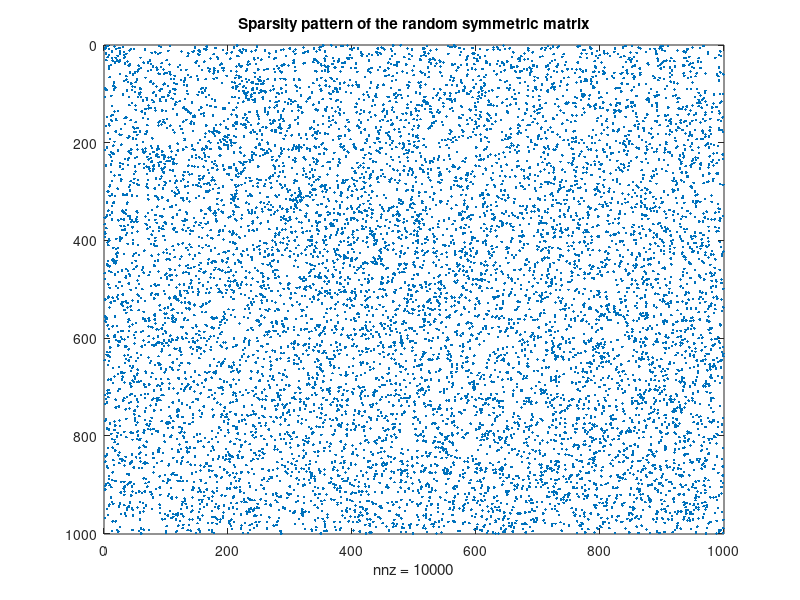

Here is the MATLAB script that generated this plot: (Note: this script raises an error after producing the figure.)
% ACM 11: Introduction to MATLAB

%% Week 5: Eigenvalues, Matix Decompositions, SVD, Regression Analysis
%%         Vectorization, Debugging, and Profiling.

%% Eigenvalues
close all; clear; clc;
% Matlab has a good eigenvalue solver called "eig". This is different than
% "eigs" (which we will cover below; the "s" stands for "sparse", and
% not to pluralize "eig").  "eig" does different things, depending on the
% number of outputs:
% - If we only have one output, it just returns the eigenvalues in a vector.
% - If we have two outputs, it gives the eigenvalues (this time, as the
%   diagonal of a matrix), as well as the eigenvectors.
clear;
A = randn(3);
%The eigenvalues of A are:
lambda=eig(A)
% (recall that eigenvalues of a real matrix are allowed to be complex; if
% the matrix is symmetric, then we're guaranteed to get real
% eignevalues).

[V,D] = eig(A)
% The eigenvalues of A are on the diagonal of matrix D and the eigenvectors
% are the columns of matrix V, so that A*V = V*D.

% Remark: If you don't need the eigenvectors, don't ask for them!
% It will slow down the computation.

%% Eigenvalues for sparse matrices
clear; clc; close all;
% The command "eigs" finds only the few largest (or smallest) eigenvalues
% of a matrix.  It uses an entirely different kind of algorithm; this
% algorithm is very well-suited to sparse matrices.  Here, we'll
% demonstrate with a very large sparse matrix.
B = sprandsym(1000,.01);    % this is a 1000 x 1000 sparse symmetric matrix
                            % 1% of its entries are randomly selected to
                            % be nonzero; on those entries, the value is
                            % chosen from a uniform distribution.
spy(B); title('Sparsity pattern of the random symmetric matrix');
% Now, ask for the top and bottom 5 eigenvalues:
% (by "top", we mean those with the greatest magnitude)

disp('largest eigenvalues:')
D = eigs(B,5)
% eigs(B) returns a vector of B's six largest magnitude eigenvalues
disp('smallest eigenvalues:')
D = eigs(B,5,'sm')  % "sm" stands for smalest magnitude

% Remark: you can use this command to also get the eigenvectors, e.g.,
% [V,D] = eigs(B,5)

%% Matrix Decompositions
close all;clear;clc;

A = rand(3)+eye(3);

% PLU decomposition
[L,U,P]=lu(A) % the permuted LU decomposition  P*A=L*U

% Cholesky Decompostions
% If A is symmetrix, positive definite (v^T A V > 0 for any lambda neq 0)
% then A = U'U
U=chol(A) % produces an upper triangular matrix U, satisfying U'*U=A.
          % chol assumes that A is symmetric. If it is not, chol uses the
          % transpose of the upper triangle as the lower triangle.
          % Matrix A must be positive definite: x'*A*x>0 for none zero x.
L = chol(A, 'lower') % L is lower triangular, L*L'=A.

% Orthogonal-triangular decomposition
[Q,R] = qr(A)  %  produces an upper triangular matrix R and an
               %  othogonal matrix Q so that A = Q*R.
               %  This decomposition can be also used for solving linear
               %  systems: it is more computationally expensive than PLU
               %  decomposition, but more numerically stable.

%% Singular Value Decomposition (SVD) - the king of matrix decompositions
%{
The SVD is vaguely like a generalization of the eigenvalue decomposition;
it gives slightly different information, and it is also more general
(i.e. it applies to non-square matrices).
We factor a matrix A as the product of three matrices: A = U*S*V'.
If A is m-by-n, then
- U is m-by-m, unitary U*U'=U'*U=I (orthogonal if real, unitary if complex)
- S is m-by-n, it is zero except on the diagonal. The nonzero diagonal
  entries of S are called the singular values, and they are always real
  and positive. By convention, they are always listed in decreasing order.
- V' is n-by-n, unitary V*V'=V'*V=I

In Matlab, the function to compute the SVD is called "svd()", and there is
also a sparse version ("svds()").
%}

clc; clear;
A = randn(3,5);
% The vector of singular values of A are:
s = svd(A)
% All factors of the decomposition:
[U,S,V] = svd(A)
norm(A-U*S*V')  % the norm of the residual

% Example application of SVD to image compression:
% retain only the top singular values and vectors

close all; clear; clc;
load durer % Albrecht Durer's Melancholia; Matlab built-in image
% See: http://www.mathworks.com/help/matlab/learn_matlab/plotting-image-data.html
figure('Position',[500 200 650 600]);
image(X);
colormap(map);
axis image
title('Original Image')

[U,S,V] = svd(X);

figure('Position',[500 200 650 600]);
spy(S) % view the sparsity pattern of the singular value matrix
title('Sparsity pattern')
bar(diag(S));  % singular values
ind = ceil(length(diag(S))*0.1); % take 10% of the singular values
S(ind:end, ind:end) = 0;
figure('Position',[500 200 650 600]);
spy(S)
title('New sparsity pattern')
figure('Position',[500 200 650 600]);
Y=U*S*V';
image(Y)
colormap(map)
axis image
title('Compressed Image')

%% Simple Linear Regression
% Explain the method in class.
close all; clear; clc;
% Let us genenerate some data with linear trend:
x=(0:.01:2).';
y = 6*x + 2 + 0.5*randn(size(x));
figure('Position',[500 200 650 600])
plot(x,y,'ro');

% One way to fit a line to the data is to use the basic fitting GUI
% Tools >> Basic fitting

% Another way is to use polyfit: polynomial curve fitting
% p = polyfit(x,y,n) returns the coefficients for a polynomial p(x) of
% degree n that is a best fit (in a least-squares sense) for the data (x,y).
p = polyfit(x,y,1);

yfit = polyval(p,x); % polyval(p,x) returns the value of a polynomial p
                     % evaluated at x.
hold on;
plot(x,yfit,'-b');

%% Multiple Linear Regression
% Explain the method in class.
% B = regress(y,X)
% - X is an n-by-p matrix of p predictors at each of n observations.
% - y is an n-by-1 vector of observed responses.
% - B is a p-by-1 vector B of coefficient estimates for a multiple linear
%     regression of the responses in y on the predictors in x.

close all;clear;clc;
load carbig % a dataset that contains various measured variables for 406
            % automobiles from the 1970's and 1980's.
x1 = Weight;
x2 = Horsepower;
y = MPG; %  Miles per gallon

%Compute regression coefficients for a linear model with an interaction term:
X = [ones(size(x1)), x1, x2, x1.*x2];
b = regress(y,X);

%Plot the data and the model:
figure
scatter3(x1,x2,y)
xlabel('Weight')
ylabel('Horsepower')
zlabel('MPG')
hold on
x1fit = min(x1):100:max(x1);
x2fit = min(x2):10:max(x2);
[X1FIT,X2FIT] = meshgrid(x1fit,x2fit);
YFIT = b(1) + b(2)*X1FIT + b(3)*X2FIT + b(4)*X1FIT.*X2FIT;
mesh(X1FIT,X2FIT,YFIT)

% More tools for data analysis: in Statistics and Machine Learning Toolbox

%% Vectorization

clear; clc; close all;

%{
MATLAB is optimized for operations involving matrices and vectors.
"Vectorization" is the process of revising loop-based, scalar-oriented
code to use MATLAB matrix and vector operations.
Vectorizing your code is worthwhile for several reasons:
(1) Performance: Vectorized code often runs much faster than the corresponding
code containing loops.
(2) Less Error Prone: Without loops, vectorized code is often shorter.
Fewer lines of code mean fewer opportunities to introduce programming errors.
(3) Appearance: Vectorized mathematical code appears more like the
mathematical expressions found in textbooks, making the code easier to understand.

"Vectorize!" is one of the mantras of MATLAB programming.
%}

% Trivial example: here is a non-vectoriaed code
i = 0;
for t = 0:.01:10
    i = i + 1;
    y(i) = sin(t);
end
% Here is a vectorized version of the same code:
t = 0:.01:10;
y = sin(t);

% Another example: generate an n-by-n matrix B of polynomial basis functions
n = 5000;
x = linspace(0,1,n);
% Bad
tic
B = NaN(n,n); % preallocation
for i=1:n
    for j=1:n
        B(i,j) = x(j)^(i-1);
    end
end
toc

% Better
tic
A=repmat(x,n,1);
C=repmat((0:n-1)',1,n);
B = A.^C;
toc

% Strategy: matrix thinking + built-in functions

%% Helpful Built-In Functions with Examples

clear; clc;
% all(v)  Tests if all elements of v are nonzero (or true)
% any(v)  Tests if at least one elements of v are nonzero (or true)
% Illustration:
a=1;
b=2;
x=a+(b-a)*rand(10,1);
y=a+(b-a)*randn(10,1);
all(x>=a)
all(y>=a)
any(x<a)
any(y<a)

% Application: return only the rows of A that don't have negative elements
A=[1, 2, -3; 4, 5, 6; 7, 8, -9]
B = A(~any(A<0,2),:)  % work it out on a paper and to see what is going on!
                      % what is A<0 ?
                      % what is any(A<0) ?
                      % what is any(A<0,1) ?
                      % what is any(A<0,2) ?
                      % what is ~any(A<0,2) ?
%----------------------------------------------------------
% cumsum(a): finds cumulative sum of elements of a
% Illustration:
clear; clc;
A = 1:5
B = cumsum(A)

% Application: Simulation of Brownian motion
% W(k,dt)=sqrt(dt)*(Z1+Z2+...+Zk), k=1,...
% dt - time step, Zj - independent N(0,1) variables
T=1; N=10000; dt=T/N;
tic
%  W(k,dt)=W(k-1,dt)+ sqrt(dt)*Zk;
dW=zeros(1,N);
W=zeros(1,N);
dW(1) = sqrt(dt)*randn;
W(1) = dW(1);
for j = 2:N
    dW(j) = sqrt(dt)*randn;
    W(j) = W(j-1) + dW(j);
end
toc
figure
plot([0:dt:T],[0,W])

tic
dW = sqrt(dt)*randn(1,N);
W = cumsum(dW);
toc
hold on
plot([0:dt:T],[0,W])

%------------------------------------------------------------
% diff(x):  calculates differences between adjacent elements of x
% b=diff(a), then b(i)=a(i+1)-a(i).
% Illustration:
clear; clc; close all;
A = [1, 2, -2, 1]
B = diff(A)
% find(x) returns a vector of indices of nonzero elements in x
A=[0 0 1 1 0 1]
B=find(A)

% Application: find the local maxima in an array
a = randn(100,1);
b = diff(a); %size 99 by 1
ind = find(b(1:end-1)>0 & b(2:end)<0);
figure
plot(a);
hold on;
plot(1+ind,a(1+ind),'rx')

% How to find local minima?
% ind = find(b(1:end-1)<0 & b(2:end)>0);

%--------------------------------------------------------------
% prod(A) returns the product of the array elements of A.
% Illustration:
a=[1,-1,1,-1];
b=prod(a)

% Application: factorial function
clear; clc;
N=10000;
n=100;
tic
for i=1:N
    factorial(n);
end
toc
tic
for i=1:N
    prod(1:n);
end
toc

% Even though factorial is built-in, it uses cumprod
% Faster than prod for bigger n (e.g. n = 100000)

%----------------------------------------------------------------
% B = reshape(A,size) reshapes A using the size vector, size, to define size(B).
% For example, reshape(A,[2,3]) reshapes A into a 2-by-3 matrix.
% size must contain at least 2 elements, and prod(sz) must be the same as numel(A)
A = rand(4)
B = reshape(A,2,[]) % B has 2 rows and the automatically calculated # columns
% If A=rand(5), then B = reshape(A,2,[]) leads to an error.

%-----------------------------------------------------------
% B = sort(A) sorts the elements of A in ascending order
% - If A is a vector, then sort(A) sorts the vector elements.
% - If A is a matrix, then sort(A) treats the columns of A as vectors
%   and sorts each column.
% - sort(A,dim) returns the sorted elements of A along dimension dim.
A=[1, -1, 0; -2, 3, -5]
sort(A)
sort(A,1)  % sorts columns
sort(A,2)  % sorts rows

%% Debugging
% Debugging is the process of locating and fixing "bugs" (errors).
% In Matlab it is most useful in conjunction with "breakpoints."
% To add a breakpoint into a line of code, just click the horizontal line
% to the left of the line of code. It should turn into a red dot. The dot
% turns gray if the code has been changed and not saved.  When you run the
% code, the execution pauses at the breakpoint everytime it reaches the
% line.  The Matlab command menu now has a different look to it: "K>>".
% You can see the local variables to the function, and hopefully
% piece-together what went wrong!  To step through the code, or let it run,
% see the various options (and the shortcuts) in the "DEBUG" menu of the
% EDITOR.  You can also control these with commands, e.g. to quit the
% debugger, use "dbquit".

%% Profiling: finding the bottlenecks in your code
clear; clc;
% MATLAB has a very convenient tool to find bottlenecks and inefficiencies
% in you programs
profile on
sample_script
profile off
profile viewer
